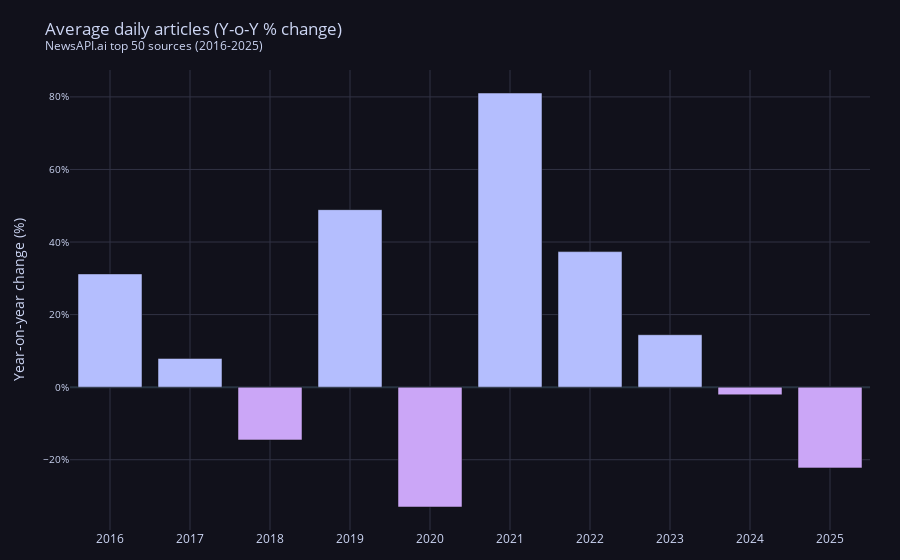

Notebook source saved alongside this figure:
### Code cell
# Year on year change
yearly = df.set_index("date").resample("YE")["count"].mean()
yearly_pct_change = yearly.pct_change() * 100
yearly_pct_change = yearly_pct_change.dropna()


# Colours, highlight negative bars
negative_years = yearly_pct_change[yearly_pct_change < 0].index.year.tolist()
colors = [
    mocha["lavender"] if year not in negative_years else mocha["mauve"]
    for year in yearly_pct_change.index.year
]


# Plotly bar chart of yearly_pct_change
fig = go.Figure()
fig.add_trace(
    go.Bar(
        x=yearly_pct_change.index.year,
        y=yearly_pct_change.values,
        marker_color=colors,
        name="Year-on-year change (%)",
    )
)
fig.update_layout(
    template="plotly_dark",
    paper_bgcolor=mocha["crust"],
    plot_bgcolor=mocha["crust"],
    font=dict(color=mocha["text"]),
    xaxis=dict(gridcolor=mocha["surface0"]),
    yaxis=dict(gridcolor=mocha["surface0"]),
    title="Average daily articles (Y-o-Y % change)<br><sup>NewsAPI.ai top 50 sources (2016-2025)</sup>",
    yaxis_title="Year-on-year change (%)",
)

# Show all years on x axis
fig.update_xaxes(
    tickmode="array",
    tickvals=yearly_pct_change.index.year,
)

# Sort margins
fig.update_layout(margin=dict(l=70, r=30, t=70, b=30))

# Set hover to 2 decimal places, in year
fig.update_traces(hovertemplate="%{x}: %{y:.2f}%")

# Axis standoff
fig.update_xaxes(ticklabelstandoff=0)

fig.update_yaxes(
    ticksuffix="%",
    tickfont=dict(size=10),
)
fig.show()

fig.write_html(
    "climate_yearly_pct_change.html",
    config={
        "displayModeBar": True,
        "displaylogo": False,
        "modeBarButtonsToRemove": [
            "pan2d",
            "lasso2d",
            "select2d",
            "zoom2d",
            "zoomIn2d",
            "zoomOut2d",
            "autoScale2d",
            "resetScale2d",
        ],
    },
)

### Figure 1 — Plotly figure (JSON) as saved in the notebook; plotly's stock layout.template omitted (floating-point values rounded to 4 significant figures)
{"data": [{"hovertemplate": "%{x}: %{y:.2f}%", "marker": {"color": ["#b4befe", "#b4befe", "#cba6f7", "#b4befe", "#cba6f7", "#b4befe", "#b4befe", "#b4befe", "#cba6f7", "#cba6f7"]}, "name": "Year-on-year change (%)", "type": "bar", "x": [2016, 2017, 2018, 2019, 2020, 2021, 2022, 2023, 2024, 2025], "y": [31.22, 7.93, -14.55, 48.92, -33.03, 81.07, 37.36, 14.46, -2.108, -22.25]}], "layout": {"font": {"color": "#cdd6f4"}, "margin": {"b": 30, "l": 70, "r": 30, "t": 70}, "paper_bgcolor": "#11111b", "plot_bgcolor": "#11111b", "title": {"text": "Average daily articles (Y-o-Y % change)<br><sup>NewsAPI.ai top 50 sources (2016-2025)</sup>"}, "xaxis": {"gridcolor": "#313244", "ticklabelstandoff": 0, "tickmode": "array", "tickvals": [2016, 2017, 2018, 2019, 2020, 2021, 2022, 2023, 2024, 2025]}, "yaxis": {"gridcolor": "#313244", "tickfont": {"size": 10}, "ticksuffix": "%", "title": {"text": "Year-on-year change (%)"}}}}
